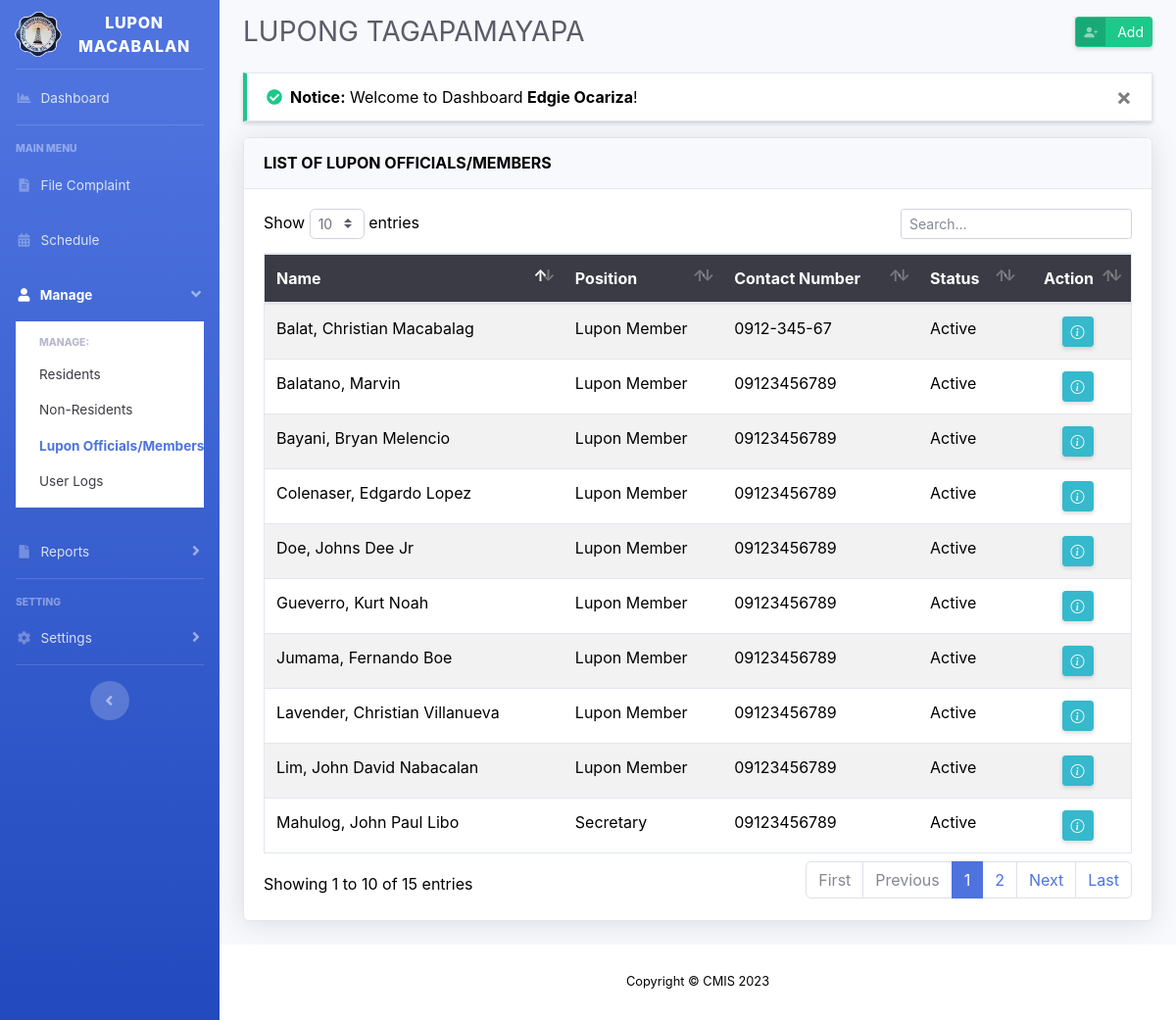
Page /lupon.php (signed in) on the committed database.
### tables this page shows
CREATE TABLE `tbl_lupon` (
  `lupon_id` int(15) unsigned NOT NULL AUTO_INCREMENT,
  `res_id` int(15) NOT NULL,
  `pos_id` int(15) NOT NULL,
  `status` int(2) NOT NULL DEFAULT 1,
  `lupon_regdatetime` timestamp NOT NULL DEFAULT current_timestamp() ON UPDATE current_timestamp(),
  PRIMARY KEY (`lupon_id`),
  KEY `res_id` (`res_id`,`pos_id`)
);

CREATE TABLE `tbl_residents` (
  `res_id` int(15) unsigned NOT NULL AUTO_INCREMENT,
  `res_fname` varchar(50) NOT NULL,
  `res_mname` varchar(50) NOT NULL,
  `res_lname` varchar(50) NOT NULL,
  `res_suffix` varchar(5) NOT NULL,
  `res_birthday` date NOT NULL,
  `res_age` int(3) NOT NULL,
  `res_gender` text NOT NULL,
  `res_cstatus` text NOT NULL,
  `zone_id` int(11) NOT NULL,
  `res_contact` varchar(11) NOT NULL,
  `res_regDateTime` timestamp NOT NULL DEFAULT current_timestamp(),
  `res_moddatetime` timestamp NOT NULL DEFAULT current_timestamp() ON UPDATE current_timestamp(),
  PRIMARY KEY (`res_id`),
  KEY `zone_id` (`zone_id`)
);

CREATE TABLE `tbl_positions` (
  `pos_id` int(11) unsigned NOT NULL AUTO_INCREMENT,
  `pos_name` varchar(50) DEFAULT NULL,
  `pos_description` text NOT NULL,
  `pos_regdatetime` timestamp NOT NULL DEFAULT current_timestamp(),
  PRIMARY KEY (`pos_id`)
);

### lupon.php (the view, shortened to what this page needs)
<?php
include 'layouts/header.php';
include 'config/connection.php';
$lupon = $connection->query("SELECT * FROM tbl_lupon l, tbl_residents r, tbl_positions p WHERE l.res_id = r.res_id AND l.pos_id = p.pos_id");
?>
<div id="content">
	<div class="container-fluid">
		<div class="d-sm-flex align-items-center justify-content-between mb-4">
			<h1 class="h3 mb-0 text-gray-800">LUPONG TAGAPAMAYAPA</h1>
			<a href="#" class="d-none d-sm-inline-block ml-auto btn btn-sm btn-success btn-icon-split shadow-sm" data-toggle="modal" data-target="#addLuponModal">
				<span class="icon text-white-50">
					<i class="bi bi-person-plus-fill"></i>
				</span>
				<span class="text">Add</span>
			</a>
		</div>
		<?php include 'config/message.php'; ?>
		<div class="card shadow mb-4">
			<div class="card-header py-3">
              	<h6 class="m-0 font-weight-bold">LIST OF LUPON OFFICIALS/MEMBERS</h6>
            </div>
            <div class="card-body">
            	<div class="table-responsive">
            		<table class="table table-striped border text-dark" id="table_asc" width="100%">
            			<thead class="bg-gray-900 text-white">
            				<tr>
								<th>Name</th>
								<th>Position</th>
								<th>Contact Number</th>
								<th>Status</th>
								<th class="text-center">Action</th>
            				</tr>
            			</thead>
            			<tbody>
            				<?php
							if ($lupon->num_rows > 0) {
								while ($row = $lupon->fetch_assoc()) {
									?>
									<tr>
										<td><?= $row['res_lname'] . ', ' . $row['res_fname'] . ' ' . $row['res_mname'] . ' ' . $row['res_suffix'] ?></td>
										<td><?= $row['pos_name'] ?></td>
										<td><?= $row['res_contact'] ?></td>
										<td>
											<?php
											if ($row['status'] == 1) {
												echo "Active";
											} else {
												echo "Inactive";
											}
											?>
										</td>
										<td class="text-center"><a href="view-lupon-profile.php?id=<?= $row['res_id'] ?>" class="d-none d-sm-inline-block btn btn-info btn-sm shadow-sm" data-toggle="tooltip" title="View Profile"><i class="bi bi-info-circle"></i></a></td>
									</tr>
									<?php
								}
							}
							?>
            			</tbody>
            		</table>
            	</div>
            </div>
		</div>
	</div>
</div>
<?php
include 'layouts/footer.php';
?>

### layouts/header.php (style rules this page uses)
body { color: black !important; }
#content { margin-top: 1rem; }
body { background-color: black !important; }
.text-black, table td, table tbody th { color: black !important; }

### rows in the picture
tbl_lupon: res.res_lname "Lavender", res.res_fname "Christian", res.res_mname "Villanueva", pos.pos_name "Lupon Member", res.res_contact "09123456789", status "Active"
tbl_lupon: res.res_lname "Mahulog", res.res_fname "John Paul", res.res_mname "Libo", pos.pos_name "Secretary", res.res_contact "09123456789", status "Active"
tbl_lupon: res.res_lname "Bayani", res.res_fname "Bryan", res.res_mname "Melencio", pos.pos_name "Lupon Member", res.res_contact "09123456789", status "Active"
tbl_lupon: res.res_lname "Gueverro", res.res_fname "Kurt Noah", pos.pos_name "Lupon Member", res.res_contact "09123456789", status "Active"
tbl_lupon: res.res_lname "Balat", res.res_fname "Christian", res.res_mname "Macabalag", pos.pos_name "Lupon Member", res.res_contact "0912-345-67", status "Active"
tbl_lupon: res.res_lname "Colenaser", res.res_fname "Edgardo", res.res_mname "Lopez", pos.pos_name "Lupon Member", res.res_contact "09123456789", status "Active"
tbl_lupon: res.res_lname "Lim", res.res_fname "John David", res.res_mname "Nabacalan", pos.pos_name "Lupon Member", res.res_contact "09123456789", status "Active"
tbl_lupon: res.res_lname "Doe", res.res_fname "Johns", res.res_mname "Dee", res.res_suffix "Jr", pos.pos_name "Lupon Member", res.res_contact "09123456789", status "Active"
tbl_lupon: res.res_lname "Jumama", res.res_fname "Fernando", res.res_mname "Boe", pos.pos_name "Lupon Member", res.res_contact "09123456789", status "Active"
tbl_lupon: res.res_lname "Balatano", res.res_fname "Marvin", pos.pos_name "Lupon Member", res.res_contact "09123456789", status "Active"

### other values in the picture
$_SESSION['message_success'] "Welcome to Dashboard Edgie Ocariza !"
